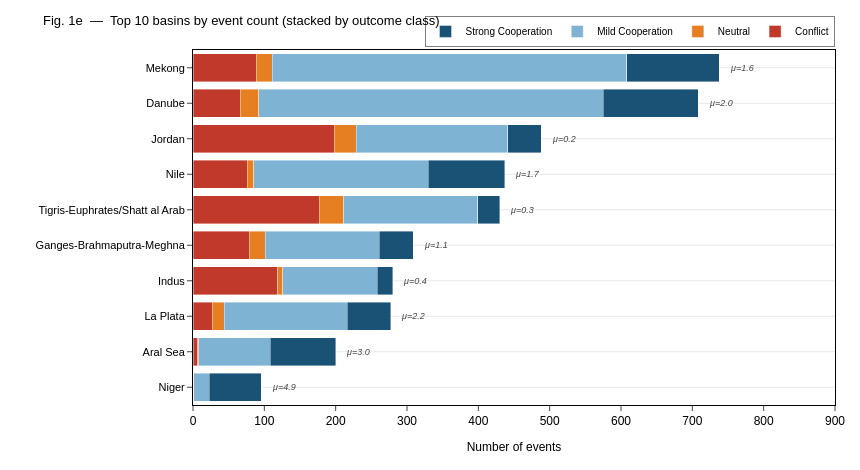

Notebook source saved alongside this figure:
### Markdown cell above
## Cell 7 — Figure 1e: Top 10 basins by event count

### Code cell
# ── Top 10 basins by total event count ────────────────────────────────────────
top_basins_total = df['Basin_Name_1'].value_counts().head(10).index.tolist()

basin_class = (
    df[df['Basin_Name_1'].isin(top_basins_total)]
    .groupby(['Basin_Name_1', 'target'])
    .size()
    .unstack(fill_value=0)
    .reindex(columns=[0, 1, 2, 3], fill_value=0)
)
basin_class['total'] = basin_class.sum(axis=1)
basin_class['mean_bar'] = (
    df[df['Basin_Name_1'].isin(top_basins_total)]
    .groupby('Basin_Name_1')['BAR_Scale'].mean()
)
basin_class = basin_class.sort_values('total')

# ── Stacked horizontal bar chart, coloured by class ───────────────────────────
fig1e = go.Figure()
for cls in [0, 1, 2, 3]:
    fig1e.add_trace(go.Bar(
        y=basin_class.index,
        x=basin_class[cls],
        name=CLASS_LABELS[cls],
        orientation='h',
        marker=dict(color=CLASS_COLORS[cls], line=dict(color='white', width=0.4)),
        hovertemplate=f'{CLASS_LABELS[cls]}: %{{x}}<br>Basin: %{{y}}<extra></extra>',
    ))

# Mean BAR_Scale annotation
for basin in basin_class.index:
    total  = basin_class.loc[basin, 'total']
    mbar   = basin_class.loc[basin, 'mean_bar']
    fig1e.add_annotation(
        x=total + 12, y=basin,
        text=f'<i>μ={mbar:.1f}</i>',
        showarrow=False,
        font=dict(size=9, color='#444444'),
        xanchor='left',
    )

apply_pub_style(
    fig1e,
    title='Fig. 1e  —  Top 10 basins by event count (stacked by outcome class)',
    xaxis_title='Number of events',
    yaxis_title='',
    width=860, height=470,
)
fig1e.update_layout(
    barmode='stack',
    legend=dict(orientation='h', yanchor='bottom', y=1.01, xanchor='right', x=1, font=dict(size=10)),
)
fig1e.update_xaxes(range=[0, 900])
fig1e.update_yaxes(tickfont=dict(size=11))
fig1e.show()
save_fig(fig1e, 'fig01e_top_basins')

### Figure 1 — Plotly figure (JSON) as saved in the notebook; plotly's stock layout.template omitted (floating-point values rounded to 4 significant figures)
{"data": [{"hovertemplate": "Conflict: %{x}<br>Basin: %{y}<extra></extra>", "marker": {"color": "#c0392b", "line": {"color": "white", "width": 0.4}}, "name": "Conflict", "orientation": "h", "type": "bar", "x": [1, 7, 27, 119, 79, 177, 76, 198, 66, 89], "y": ["Niger", "Aral Sea", "La Plata", "Indus", "Ganges-Brahmaputra-Meghna", "Tigris-Euphrates/Shatt al Arab", "Nile", "Jordan", "Danube", "Mekong"]}, {"hovertemplate": "Neutral: %{x}<br>Basin: %{y}<extra></extra>", "marker": {"color": "#e67e22", "line": {"color": "white", "width": 0.4}}, "name": "Neutral", "orientation": "h", "type": "bar", "x": [0, 1, 17, 7, 22, 34, 9, 31, 26, 22], "y": ["Niger", "Aral Sea", "La Plata", "Indus", "Ganges-Brahmaputra-Meghna", "Tigris-Euphrates/Shatt al Arab", "Nile", "Jordan", "Danube", "Mekong"]}, {"hovertemplate": "Mild Cooperation: %{x}<br>Basin: %{y}<extra></extra>", "marker": {"color": "#7fb3d3", "line": {"color": "white", "width": 0.4}}, "name": "Mild Cooperation", "orientation": "h", "type": "bar", "x": [22, 100, 172, 132, 160, 188, 245, 212, 483, 497], "y": ["Niger", "Aral Sea", "La Plata", "Indus", "Ganges-Brahmaputra-Meghna", "Tigris-Euphrates/Shatt al Arab", "Nile", "Jordan", "Danube", "Mekong"]}, {"hovertemplate": "Strong Cooperation: %{x}<br>Basin: %{y}<extra></extra>", "marker": {"color": "#1a5276", "line": {"color": "white", "width": 0.4}}, "name": "Strong Cooperation", "orientation": "h", "type": "bar", "x": [73, 92, 61, 22, 48, 31, 107, 47, 133, 130], "y": ["Niger", "Aral Sea", "La Plata", "Indus", "Ganges-Brahmaputra-Meghna", "Tigris-Euphrates/Shatt al Arab", "Nile", "Jordan", "Danube", "Mekong"]}], "layout": {"annotations": [{"font": {"color": "#444444", "size": 9}, "showarrow": false, "text": "<i>μ=4.9</i>", "x": 108, "xanchor": "left", "y": "Niger"}, {"font": {"color": "#444444", "size": 9}, "showarrow": false, "text": "<i>μ=3.0</i>", "x": 212, "xanchor": "left", "y": "Aral Sea"}, {"font": {"color": "#444444", "size": 9}, "showarrow": false, "text": "<i>μ=2.2</i>", "x": 289, "xanchor": "left", "y": "La Plata"}, {"font": {"color": "#444444", "size": 9}, "showarrow": false, "text": "<i>μ=0.4</i>", "x": 292, "xanchor": "left", "y": "Indus"}, {"font": {"color": "#444444", "size": 9}, "showarrow": false, "text": "<i>μ=1.1</i>", "x": 321, "xanchor": "left", "y": "Ganges-Brahmaputra-Meghna"}, {"font": {"color": "#444444", "size": 9}, "showarrow": false, "text": "<i>μ=0.3</i>", "x": 442, "xanchor": "left", "y": "Tigris-Euphrates/Shatt al Arab"}, {"font": {"color": "#444444", "size": 9}, "showarrow": false, "text": "<i>μ=1.7</i>", "x": 449, "xanchor": "left", "y": "Nile"}, {"font": {"color": "#444444", "size": 9}, "showarrow": false, "text": "<i>μ=0.2</i>", "x": 500, "xanchor": "left", "y": "Jordan"}, {"font": {"color": "#444444", "size": 9}, "showarrow": false, "text": "<i>μ=2.0</i>", "x": 720, "xanchor": "left", "y": "Danube"}, {"font": {"color": "#444444", "size": 9}, "showarrow": false, "text": "<i>μ=1.6</i>", "x": 750, "xanchor": "left", "y": "Mekong"}], "barmode": "stack", "font": {"color": "black", "family": "Arial", "size": 12}, "height": 470, "legend": {"bgcolor": "white", "bordercolor": "black", "borderwidth": 0.5, "font": {"size": 10}, "orientation": "h", "x": 1, "xanchor": "right", "y": 1.01, "yanchor": "bottom"}, "margin": {"b": 65, "l": 65, "r": 25, "t": 50}, "paper_bgcolor": "white", "plot_bgcolor": "white", "showlegend": true, "title": {"font": {"color": "black", "size": 13}, "text": "Fig. 1e  —  Top 10 basins by event count (stacked by outcome class)"}, "width": 860, "xaxis": {"linecolor": "black", "linewidth": 1, "mirror": true, "range": [0, 900], "showgrid": false, "ticks": "outside", "title": {"font": {"size": 12}, "text": "Number of events"}}, "yaxis": {"gridcolor": "#e8e8e8", "linecolor": "black", "linewidth": 1, "mirror": true, "showgrid": true, "tickfont": {"size": 11}, "ticks": "outside", "title": {"font": {"size": 12}, "text": ""}}}}
